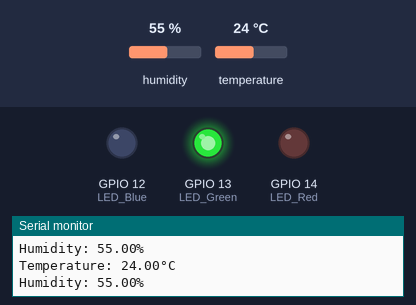
The sketch below on a simulated ESP32. Parts: output pins drawn as LEDs (lit = HIGH), the last lines printed to the serial monitor. The inputs (shaded band) are chosen by the test bench; at power-on: humidity 55 %, temperature 24 °C.

Above: at 4.8 s.
4.9 s: humidity set to 31 %
7.9 s: humidity set to 28 %
At 8.8 s:
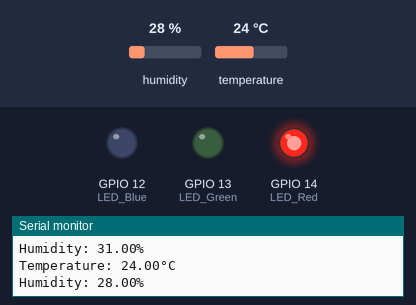
10.9 s: humidity set to 88 %
At 13.4 s:
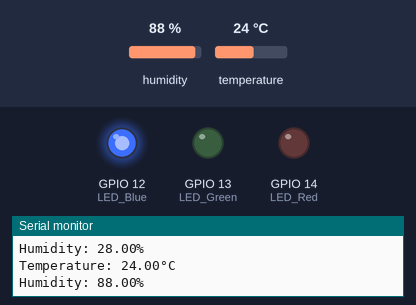
13.9 s: humidity set to 71 %
16.9 s: humidity set to 68 %
At 18.5 s:
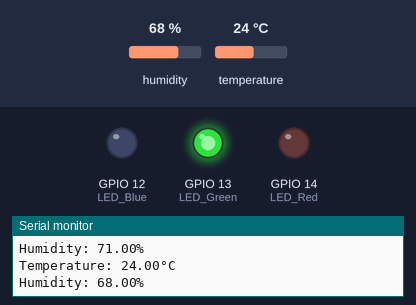
19.9 s: humidity set to 22 %
At 21.3 s:
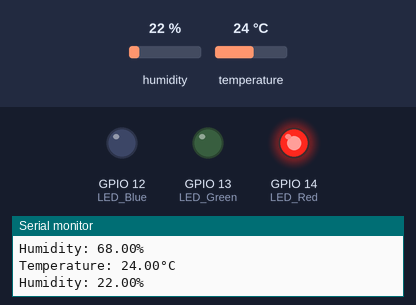
Timing chart, 0 to 22.9 s (numbered marks = the images above; inputs shaded):
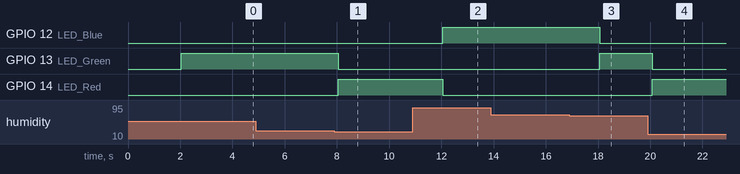

The sketch:

18_DHT_Humidity_Indication.ino
```cpp
// (licence header left out)
// REQUIRES the following Arduino libraries:
// - DHT Sensor Library: https://github.com/adafruit/DHT-sensor-library
// - Adafruit Unified Sensor Lib: https://github.com/adafruit/Adafruit_Sensor

#include <Adafruit_Sensor.h>
#include <DHT.h>
#include <DHT_U.h>

#define DHTPIN 32  // ESP32 Dev. Board V1 note: Do not use GPIO 34, 35, 36, or 39
// Digital pin connected to the DHT sensor
// Feather HUZZAH ESP8266 note: use pins 3, 4, 5, 12, 13 or 14 --
// Pin 15 can work but DHT must be disconnected during program upload.


// Uncomment the type of sensor in use:
#define DHTTYPE    DHT11     // DHT 11
//#define DHTTYPE    DHT22     // DHT 22 (AM2302)
//#define DHTTYPE    DHT21     // DHT 21 (AM2301)

// See guide for details on sensor wiring and usage:
//   https://learn.adafruit.com/dht/overview

DHT_Unified dht(DHTPIN, DHTTYPE);

uint32_t delayMS;

const byte LED_Red = 14;
const byte LED_Blue = 12;
const byte LED_Green = 13;

void setup() {
  Serial.begin(115200);
  // Initialize device.
  dht.begin();
  Serial.println(F("DHTxx Unified Sensor Example"));
  // Print temperature sensor details.
  sensor_t sensor;
  dht.temperature().getSensor(&sensor);
  Serial.println(F("------------------------------------"));
  Serial.println(F("Temperature Sensor"));
  Serial.print  (F("Sensor Type: ")); Serial.println(sensor.name);
  Serial.print  (F("Driver Ver:  ")); Serial.println(sensor.version);
  Serial.print  (F("Unique ID:   ")); Serial.println(sensor.sensor_id);
  Serial.print  (F("Max Value:   ")); Serial.print(sensor.max_value); Serial.println(F("°C"));
  Serial.print  (F("Min Value:   ")); Serial.print(sensor.min_value); Serial.println(F("°C"));
  Serial.print  (F("Resolution:  ")); Serial.print(sensor.resolution); Serial.println(F("°C"));
  Serial.println(F("------------------------------------"));
  // Print humidity sensor details.
  dht.humidity().getSensor(&sensor);
  Serial.println(F("Humidity Sensor"));
  Serial.print  (F("Sensor Type: ")); Serial.println(sensor.name);
  Serial.print  (F("Driver Ver:  ")); Serial.println(sensor.version);
  Serial.print  (F("Unique ID:   ")); Serial.println(sensor.sensor_id);
  Serial.print  (F("Max Value:   ")); Serial.print(sensor.max_value); Serial.println(F("%"));
  Serial.print  (F("Min Value:   ")); Serial.print(sensor.min_value); Serial.println(F("%"));
  Serial.print  (F("Resolution:  ")); Serial.print(sensor.resolution); Serial.println(F("%"));
  Serial.println(F("------------------------------------"));
  // Set delay between sensor readings based on sensor details.
  delayMS = sensor.min_delay / 1000;
  pinMode(LED_Red, OUTPUT);
  pinMode(LED_Blue, OUTPUT);
  pinMode(LED_Green, OUTPUT);
  digitalWrite(LED_Red, LOW);
  digitalWrite(LED_Blue, LOW);
  digitalWrite(LED_Green, LOW);
}

void loop() {
  // Delay between measurements.
  delay(delayMS);
  // Get temperature event and print its value.
  sensors_event_t event;
  dht.temperature().getEvent(&event);
  if (isnan(event.temperature)) {
    Serial.println(F("Error reading temperature!"));

  }
  else {
    Serial.print(F("Temperature: "));
    Serial.print(event.temperature);
    Serial.println(F("°C"));
  }
  // Get humidity event and print its value.
  dht.humidity().getEvent(&event);
  if (isnan(event.relative_humidity)) {
    Serial.println(F("Error reading humidity!"));
  }
  else {
    Serial.print(F("Humidity: "));
    Serial.print(event.relative_humidity);
    Serial.println(F("%"));
  }
  if (event.relative_humidity <30){
    digitalWrite(LED_Red, HIGH);
    digitalWrite(LED_Blue, LOW);
    digitalWrite(LED_Green, LOW);
  }
  if (event.relative_humidity >70){
    digitalWrite(LED_Red, LOW);
    digitalWrite(LED_Blue, HIGH);
    digitalWrite(LED_Green, LOW);
  }
  if (70> event.relative_humidity && event.relative_humidity>30){
    digitalWrite(LED_Red, LOW);
    digitalWrite(LED_Blue, LOW);
    digitalWrite(LED_Green, HIGH);
  }

}
```

Measured:
- the behaviour switches between 30 and 29 % on humidity (found by bisection; images 0 and 1)
- the behaviour switches between 70 and 69 % on humidity (found by bisection; images 2 and 3)
- after the input at 7.9 s, GPIO 13 (LED_Green): HIGH → LOW after 0.15 s; GPIO 14 (LED_Red): LOW → HIGH after 0.15 s
- after the input at 10.9 s, GPIO 12 (LED_Blue): LOW → HIGH after 1.2 s; GPIO 14 (LED_Red): HIGH → LOW after 1.2 s
- after the input at 16.9 s, GPIO 12 (LED_Blue): HIGH → LOW after 1.2 s; GPIO 13 (LED_Green): LOW → HIGH after 1.2 s
- after the input at 19.9 s, GPIO 13 (LED_Green): HIGH → LOW after 0.18 s; GPIO 14 (LED_Red): LOW → HIGH after 0.18 s
